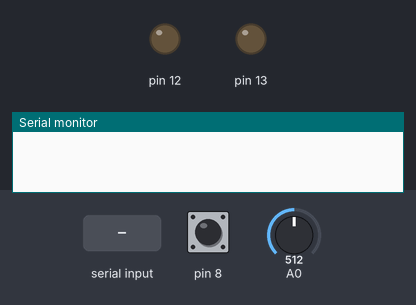
A sketch run on a simulated Arduino Uno, built with avr-gcc and run on an emulated ATmega328P. On the bench: output pins drawn as LEDs (lit = HIGH), the last lines printed to the serial monitor. Dashed ring = blinking. The test bench sets the inputs (shaded band); at power-on: pin 8 LOW, A0 = 512.

Above: at 1.2 s.
1.3 s: pin 8 driven HIGH
At 2.4 s:
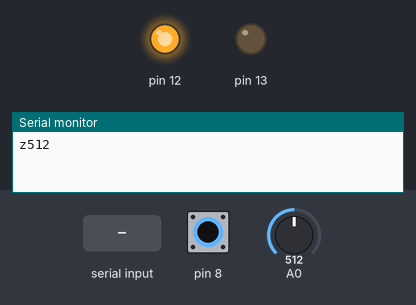
2.8 s: "a" received over Serial
At 3.7 s:
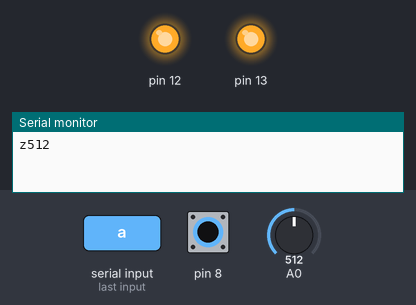
4.3 s: "b" received over Serial
At 4.8 s:
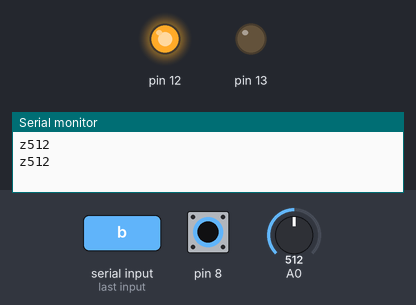
5.8 s: pin 8 pulsed LOW 5 times (0.12 s each, 0.3 s apart)
At 6.4 s:
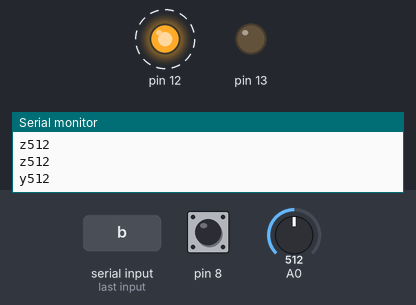
9.5 s: "a" received over Serial
At 10.0 s:
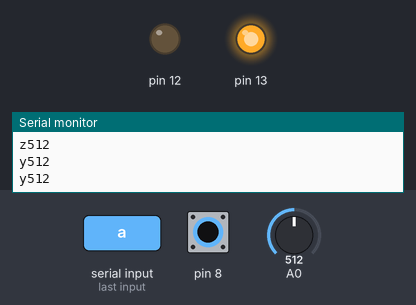
Timing chart, 0 to 12.0 s (numbered marks = the images above; inputs shaded):
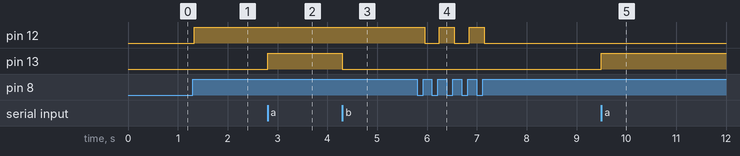

Measured:
- after the input at 1.3 s, pin 12: LOW → HIGH at once
- after the input at 2.8 s, pin 13: LOW → HIGH at once
- after the input at 4.3 s, pin 13: HIGH → LOW at once
- after the input at 5.8 s, pin 12: alternates HIGH for 0.30 s and LOW for 0.30 s, 5 changes in all, then stays LOW, starting after 0.15 s
- after the input at 9.5 s, pin 13: LOW → HIGH at once

The sketch:

Potenciometro.ino
```cpp
int LED12;
int pot;
int n = 0;
int estado = 0;
int z = 0;
int y = 0;
int anterior = 0;
int encender = 0;
int interval = 2000;
long prev_Millis = 0;
String cadena;
char datos_puerta;


void setup()
{
     Serial.begin (9600);
     pinMode(12,OUTPUT);
     pinMode(13,OUTPUT);
     pinMode(8,INPUT);

}

void loop()
{
      if (millis() > prev_Millis + interval)          //Este condicional nos lee cada cierto tiempo (interval) tanto el potenciometro como el estado del pin 12
      {
          pot = analogRead(0);                        //Segun el valor de este ultimo le añadimos "z" o "y" a la cadena de informacion mandada al txt
          LED12 = digitalRead(12);
          if (LED12 == HIGH)                          //El estado del PIN 12 nos indica si la bombilla esta apagada o encendida
          {
              cadena = String("z");
              cadena = cadena + pot;
              if (z == 0)
              {
                z=1;
              }
          }
          if (LED12 == LOW)
          {
              cadena = String("y");
              cadena = cadena + pot;
              if (z == 1)
                z=0;

          }
          Serial.println(cadena);
          prev_Millis = millis();
      }

      estado = digitalRead(8);

      if (estado && anterior == 0)                  //Esta parte realiza el encendido/apagado del pin 12 mediante un solo pulsador conectado al pin 8
      {
       encender = 1 - encender;
       delay(30);
      }

      anterior = estado;
      if (encender)
      {
        digitalWrite(12,HIGH);

      }
      else
      {
        digitalWrite(12,LOW);

      }
      datos_puerta = Serial.read();                //Aqui leemos datos escritos en el txt por el controlador de Web2py y actuamos en consecuencia
      if (datos_puerta == 'a')
        digitalWrite(13,HIGH);                     //Para abrir la puerta (PIN 13) recibiriamos una 'a' y para cerrarla una 'b'

      if (datos_puerta == 'b')
        digitalWrite(13,LOW);

}
```
